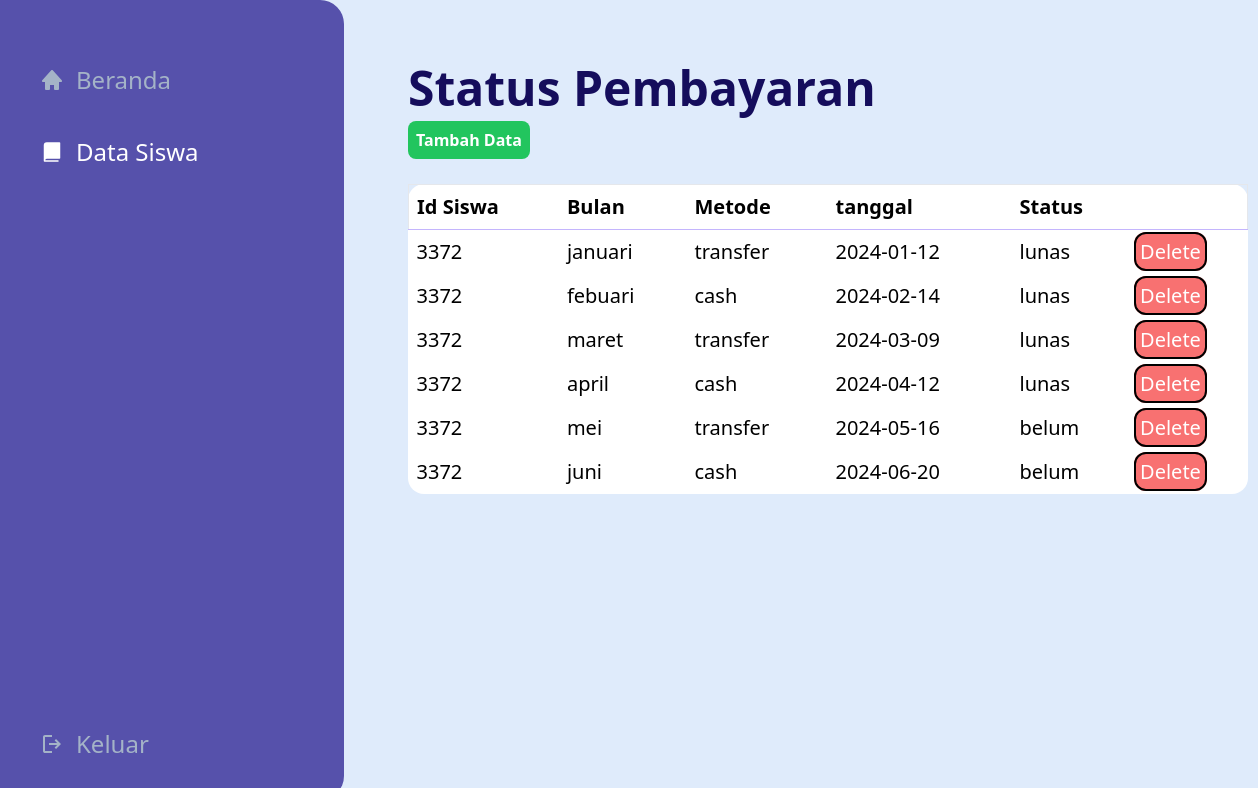
The page /admin_DataPembayaran.php?id_siswa=3372 on the database its author committed.
### tables this page shows
CREATE TABLE IF NOT EXISTS `tbl_pembayaran` (
  `id` int(11) NOT NULL,
  `id_siswa` int(10) NOT NULL,
  `bulan` varchar(20) NOT NULL,
  `metode` varchar(50) NOT NULL,
  `tanggal` date NOT NULL,
  `status` varchar(10) NOT NULL
);

### src/admin_DataPembayaran.php (the view, shortened to what this page needs)
<?php
    require 'connection.php';
?>
<!doctype html>
<html>
<head>
  <link href="output.css" rel="stylesheet">
</head>
<body class="bg-[#DFEBFB] h-screen flex ">
<header class="bg-[#5651AB] w-[344px] rounded-r-3xl flex flex-col justify-between items-start ">
      <nav class="">
          <ul class="text-[#A4B3C7] text-2xl">
                <li class="m-10 mt-16 flex gap-3 active:text-white hover:text-white  items-center">
                    <a class="active:text-white" href="admin_home.php">Beranda</a>
                </li>
                <li class="m-10 flex gap-3 active:text-white text-white  items-center">
                    <svg xmlns="http://www.w3.org/2000/svg" width="1em" height="1em" viewBox="0 0 256 256"><path fill="currentColor" d="M216 32v160a8 8 0 0 1-8 8H72a16 16 0 0 0-16 16h136a8 8 0 0 1 0 16H48a8 8 0 0 1-8-8V56a32 32 0 0 1 32-32h136a8 8 0 0 1 8 8"/></svg>
                    <a href="admin_dataSiswa.php">Data Siswa</a>
                </li>
            </ul>
        </nav>
        <div class="text-[#A4B3C7] hover:text-white text-2xl m-10 flex gap-3 items-center">
            <svg xmlns="http://www.w3.org/2000/svg" width="1em" height="1em" viewBox="0 0 24 24"><path fill="currentColor" d="M5 21q-.825 0-1.412-.587T3 19V5q0-.825.588-1.412T5 3h7v2H5v14h7v2zm11-4l-1.375-1.45l2.55-2.55H9v-2h8.175l-2.55-2.55L16 7l5 5z"/></svg>
            <a href="<?php $_SERVER['PHP_SELF']; ?>">Keluar</a>
        </div>
    </header>
    <main class="p-16 w-[841px]">
        <h1 class="mb-4 text-5xl font-bold text-[#150D5C]">Status Pembayaran</h1>
        <a href="admin_formTambahPembayaran.php" class="font-semibold p-2 bg-green-500 text-white rounded-lg" >Tambah Data</a>
        <table class="table-auto mt-8 bg-white text-xl w-[840px] rounded-2xl  ">
            <thead>
                <tr class="border border-b-violet-300" >
                    <th class="p-2 text-left">Id Siswa</th>
                    <th class="p-2 text-left">Bulan</th>
                    <th class="p-2 text-left">Metode</th>
                    <th class="p-2 text-left">tanggal</th>
                    <th class="p-2 text-left">Status</th>
                </tr>
            </thead>
            <tbody class="">
            <?php
                if(isset($_GET['id_siswa'])){
                    $id_siswa = $_GET['id_siswa'];
                    $query = mysqli_query($con,"SELECT * FROM tbl_pembayaran WHERE id_siswa = $id_siswa ");
                    if($query){
                        while ($data=mysqli_fetch_array($query)){?>
                        <tr>
                            <td class="p-2 "><?= $data['id_siswa'] ?> </td>
                            <td class="p-2 "><?= $data['bulan'] ?> </td>
                            <td class="p-2 "><?= $data['metode'] ?></td>
                            <td class="p-2 "><?= $data['tanggal'] ?></td>
                            <td class="p-2 "><?= $data['status'] ?></td>
                            <td><a href="delete_pembayaran.php?id=<?php echo $data['id'] ?>" class="p-1 border border-2 text-white border-black bg-red-400 rounded-xl">Delete</a></td>
                        </tr>
                        <?php } ?>
                        <?php
                    } else {
                        echo "erorr" .mysqli_error($con);
                    }
                }
                ?>
            </tbody>
        </table>
    </main>
</body>
</html>

### rows shown on the page
tbl_pembayaran: id_siswa "3372", bulan "januari", metode "transfer", tanggal "2024-01-12", status "lunas"
tbl_pembayaran: id_siswa "3372", bulan "febuari", metode "cash", tanggal "2024-02-14", status "lunas"
tbl_pembayaran: id_siswa "3372", bulan "maret", metode "transfer", tanggal "2024-03-09", status "lunas"
tbl_pembayaran: id_siswa "3372", bulan "april", metode "cash", tanggal "2024-04-12", status "lunas"
tbl_pembayaran: id_siswa "3372", bulan "mei", metode "transfer", tanggal "2024-05-16", status "belum"
tbl_pembayaran: id_siswa "3372", bulan "juni", metode "cash", tanggal "2024-06-20", status "belum"
